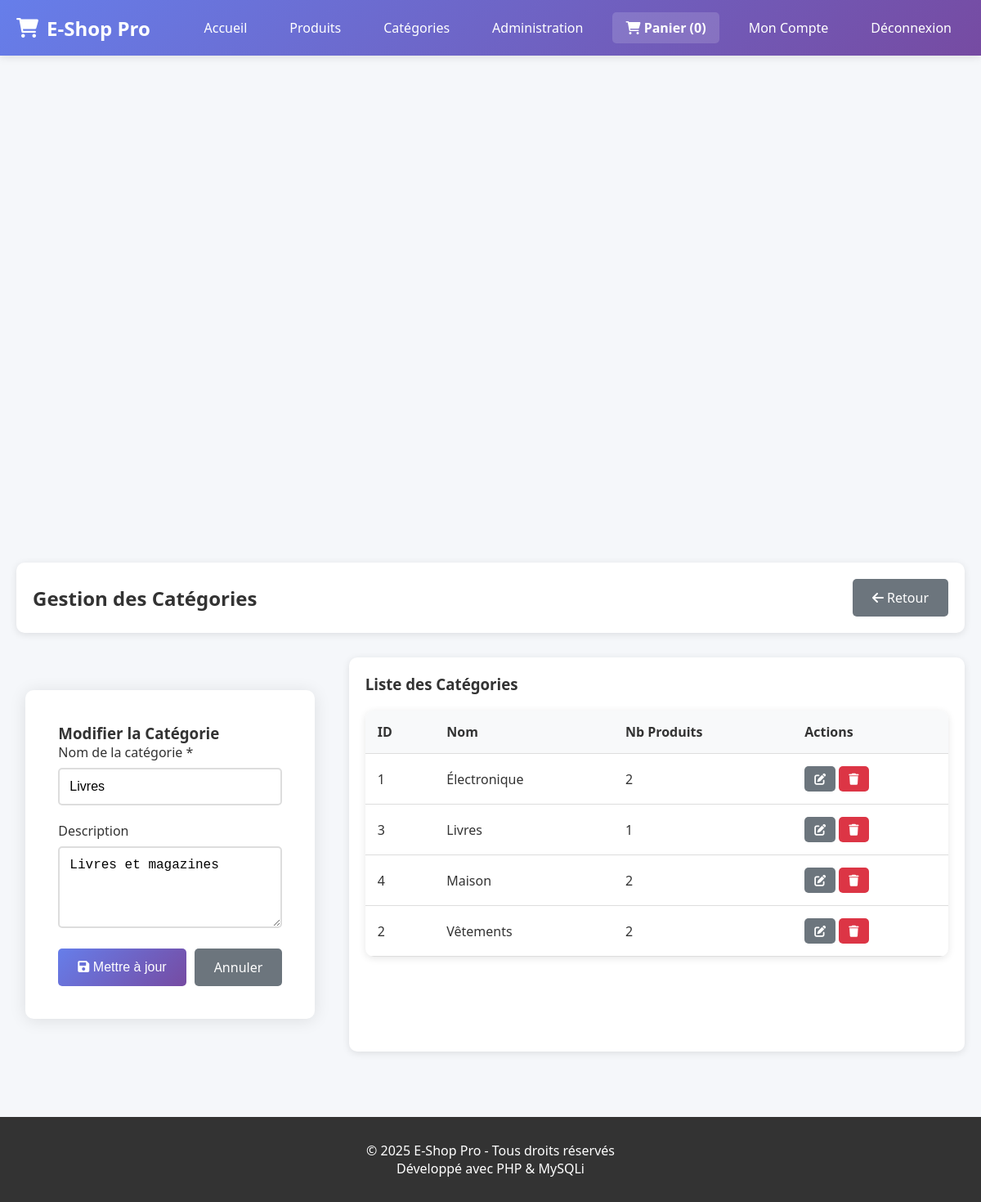
Page /admin/categories.php?edit=3 (signed in) on the committed database.
### tables this page shows
CREATE TABLE IF NOT EXISTS categories (
    id INT AUTO_INCREMENT PRIMARY KEY,
    nom VARCHAR(100) NOT NULL,
    description TEXT,
    date_creation TIMESTAMP DEFAULT CURRENT_TIMESTAMP
);

### classes_2/Categorie.php (called while the page is built, shortened)
<?php
require_once '../config/database.php';
class Categorie {
    private $conn;
    private $table = "categories";
    public function __construct() {
        $database = new Database();
        $this->conn = $database->getConnection();
    }
    public function getAll() {
        $query = "SELECT c.*, COUNT(pc.produit_id) as nb_produits
                  FROM " . $this->table . " c
                  LEFT JOIN produit_categorie pc ON c.id = pc.categorie_id
                  GROUP BY c.id
                  ORDER BY c.nom";
        $result = $this->conn->query($query);
        return $result->fetch_all(MYSQLI_ASSOC);
    }
    public function getById($id) {
        $query = "SELECT * FROM " . $this->table . " WHERE id = ?";
        $stmt = $this->conn->prepare($query);
        $stmt->bind_param("i", $id);
        $stmt->execute();
        $result = $stmt->get_result();
        return $result->fetch_assoc();
    }
}
?>

### config/database.php (called while the page is built, shortened)
<?php
class Database {
    private $host = "localhost";
    private $db_name = "ecommerce_db";
    private $username = "root";
    private $password = "";
    public function getConnection() {
        $this->conn = null;
        try {
            $this->conn = new mysqli($this->host, $this->username, $this->password, $this->db_name);
            $this->conn->set_charset("utf8mb4");
        } catch (Exception $e) {
            echo "Erreur de connexion : " . $e->getMessage();
        }
        return $this->conn;
    }
}
?>

### admin/categories.php (the view, shortened to what this page needs)
<?php
require_once '../classes_2/Categorie.php';
$categorieObj = new Categorie();
$edit_categorie = null;
if (isset($_GET['edit'])) {
    $edit_categorie = $categorieObj->getById($_GET['edit']);
}
$categories = $categorieObj->getAll();
include '../includes/header.php';
?>
<div class="container">
    <div class="admin-header">
        <h2>Gestion des Catégories</h2>
        <a href="index.php" class="btn btn-secondary">
            <i class="fas fa-arrow-left"></i> Retour
        </a>
    </div>
    <div class="admin-grid">
        <div class="form-container">
            <h3><?php echo $edit_categorie ? 'Modifier la Catégorie' : 'Nouvelle Catégorie'; ?></h3>
            <form method="POST" action="">
                <div class="form-group">
                    <label for="nom">Nom de la catégorie *</label>
                    <input type="text" id="nom" name="nom" required
                           value="<?php echo $edit_categorie ? htmlspecialchars($edit_categorie['nom']) : ''; ?>">
                </div>
                <div class="form-group">
                    <label for="description">Description</label>
                    <textarea id="description" name="description" rows="4"><?php echo $edit_categorie ? htmlspecialchars($edit_categorie['description']) : ''; ?></textarea>
                </div>
                <div class="form-actions">
                    <button type="submit" name="<?php echo $edit_categorie ? 'update' : 'create'; ?>" class="btn btn-primary">
                        <i class="fas fa-save"></i> <?php echo $edit_categorie ? 'Mettre à jour' : 'Créer'; ?>
                    </button>
                    <?php if ($edit_categorie): ?>
                        <a href="categories.php" class="btn btn-secondary">Annuler</a>
                    <?php endif; ?>
                </div>
            </form>
        </div>
        <div class="list-container">
            <h3>Liste des Catégories</h3>
            <table class="admin-table">
                <thead>
                    <tr>
                        <th>ID</th>
                        <th>Nom</th>
                        <th>Nb Produits</th>
                        <th>Actions</th>
                    </tr>
                </thead>
                <tbody>
                    <?php foreach ($categories as $cat): ?>
                        <tr>
                            <td><?php echo $cat['id']; ?></td>
                            <td><?php echo htmlspecialchars($cat['nom']); ?></td>
                            <td><?php echo $cat['nb_produits']; ?></td>
                            <td>
                                <a href="?edit=<?php echo $cat['id']; ?>" class="btn btn-sm btn-secondary">
                                    <i class="fas fa-edit"></i>
                                </a>
                                <a href="?delete=<?php echo $cat['id']; ?>"
                                   onclick="return confirm('Confirmer la suppression ?')"
                                   class="btn btn-sm btn-danger">
                                    <i class="fas fa-trash"></i>
                                </a>
                            </td>
                        </tr>
                    <?php endforeach; ?>
                </tbody>
            </table>
        </div>
    </div>
</div>
<?php include '../includes/footer.php'; ?>

### assets/css/style.css (style rules this page uses)
* { margin: 0; padding: 0; box-sizing: border-box; }
body { font-family: 'Segoe UI', Tahoma, Geneva, Verdana, sans-serif; background: #f5f7fa; color: #333; }
.container { max-width: 1200px; margin: 0 auto; padding: 20px; }
.btn { display: inline-block; padding: 12px 24px; border-radius: 5px; text-decoration: none; border: none; cursor: pointer; font-size: 16px; transition: all 0.3s; }
.btn-primary { background: linear-gradient(135deg, #667eea 0%, #764ba2 100%); color: white; }
.btn-secondary { background: #6c757d; color: white; }
.btn-danger { background: #dc3545; color: white; }
.btn-sm { padding: 6px 12px; font-size: 14px; }
.form-container { max-width: 600px; margin: 40px auto; background: white; padding: 40px; border-radius: 10px; box-shadow: 0 2px 20px rgba(0,0,0,0.1); }
.form-group { margin-bottom: 20px; }
label { display: block; margin-bottom: 8px; color: #333; font-weight: 500; }
input[type="text"], input[type="email"], input[type="password"], input[type="tel"], input[type="number"], textarea, select { width: 100%; padding: 12px; border: 2px solid #ddd; border-radius: 5px; font-size: 16px; transition: border-color 0.3s; }
textarea { resize: vertical; min-height: 100px; }
.admin-header { display: flex; justify-content: space-between; align-items: center; margin-bottom: 30px; padding: 20px; background: white; border-radius: 10px; box-shadow: 0 2px 10px rgba(0,0,0,0.1); }
.admin-table { width: 100%; background: white; border-radius: 10px; overflow: hidden; box-shadow: 0 2px 10px rgba(0,0,0,0.1); border-collapse: collapse; }
.admin-table th, .admin-table td { padding: 15px; text-align: left; border-bottom: 1px solid #ddd; }
.admin-table th { background: #f8f9fa; font-weight: bold; }
.admin-grid { display: grid; grid-template-columns: 1fr 2fr; gap: 30px; }
.list-container { background: white; padding: 20px; border-radius: 10px; box-shadow: 0 2px 10px rgba(0,0,0,0.1); }
.list-container h3 { margin-bottom: 20px; }
.form-actions { display: flex; gap: 10px; margin-top: 20px; }

### rows in the picture
categories: nom "Livres", description "Livres et magazines", id "3", nb_produits "1"
categories: id "1", nom "Électronique", nb_produits "2"
categories: id "4", nom "Maison", nb_produits "2"
categories: id "2", nom "Vêtements", nb_produits "2"

### other values in the picture
SITE_NAME "E-Shop Pro"
count($_SESSION['panier']) "0"
